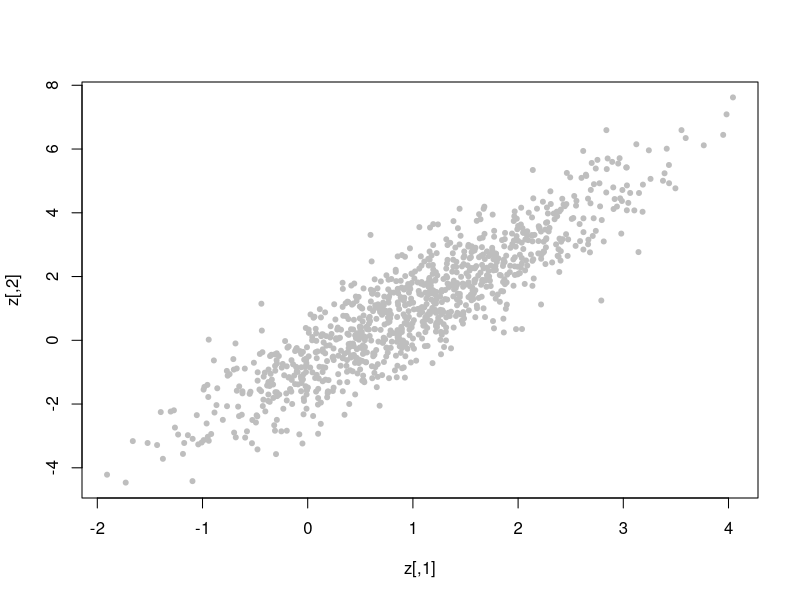
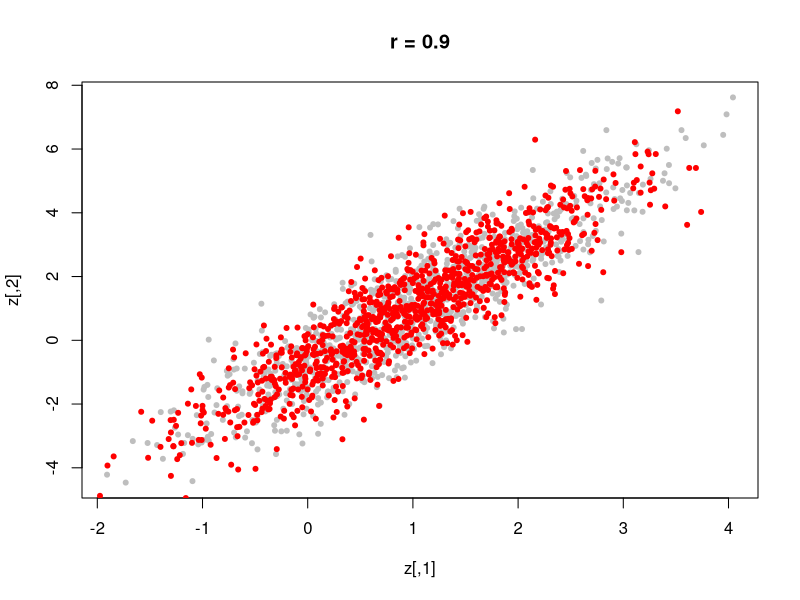
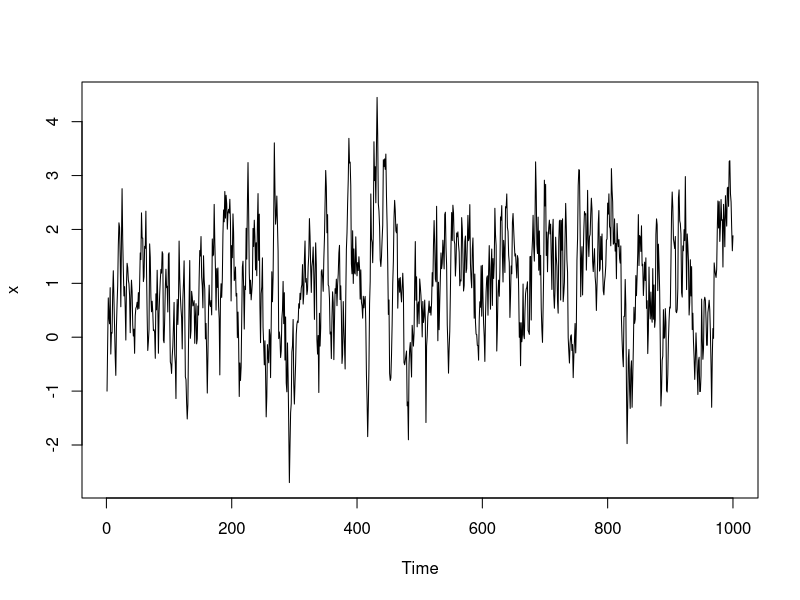
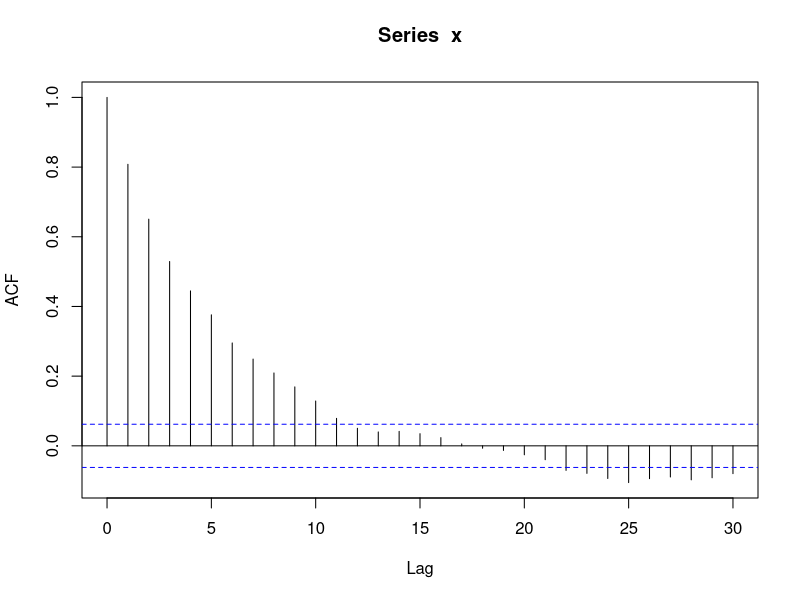
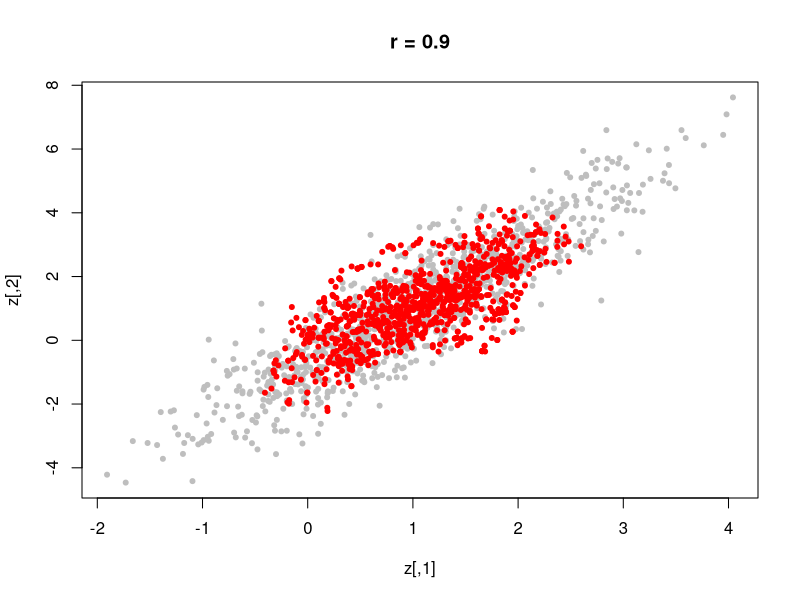
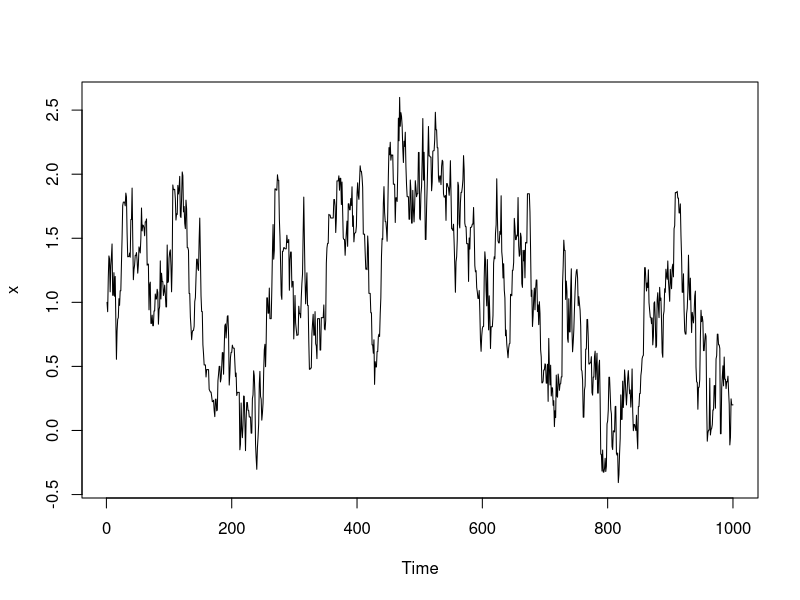
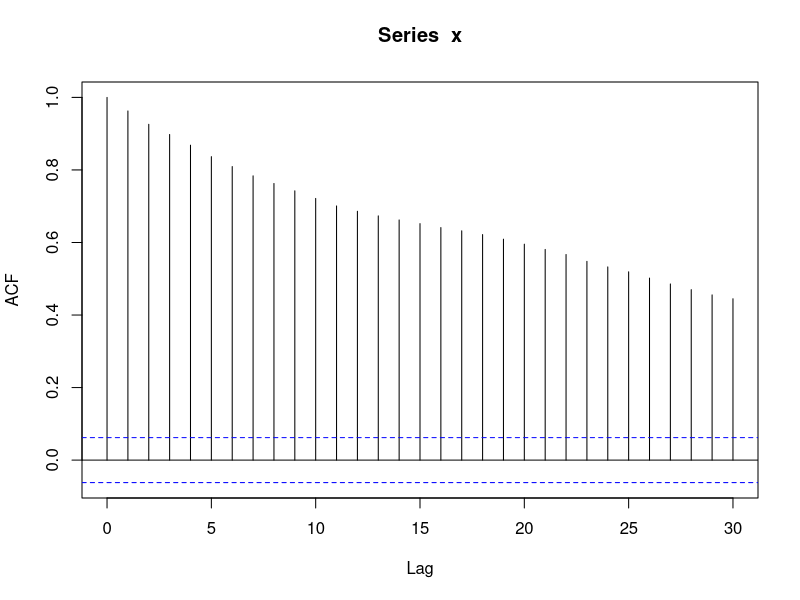
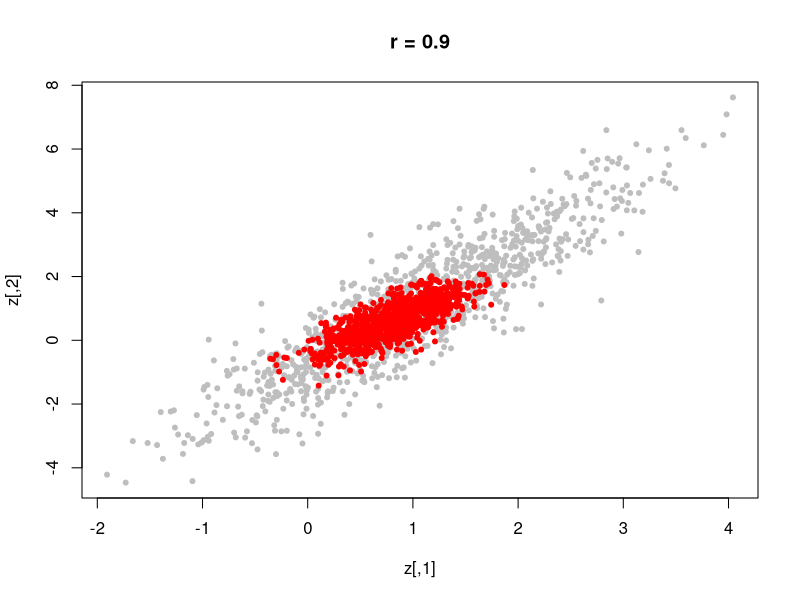

These figures' R source, in order:
# Recall the Gibbs sampler example

library(MASS)
# Means and standard deviations of the bivariate normal data
m1 <- 1; m2 <- 1
s1 <- 1
s2 <- 2

# Correlation between the two components
r <- 0.9

# Covariance matrix
s <- matrix(c(s1^2, r*s1*s2, r*s1*s2, s2^2),2,2)
m <- c(m1,m2)

# Generate draw from the bivariate normal
z <- mvrnorm(1000,m,s)
plot(z,col="grey",pch=20)

# Gibbs sampler to simulate this data
iter <- 1000
x <- 1:iter
y <- 1:iter
x[1] <- -1
for (i in 1:iter)
{
  y[i] <- rnorm(1, m2+s2*r*(x[i]-m1)/s1, sqrt((1-r^2)*s2^2))
  if (i < iter) x[i+1] <- rnorm(1, m1+s1*r*(y[i]-m2)/s2, sqrt((1-r^2)*s1^2))
}

# Compare with package generator:
plot(z,col="grey",pch=20, main = "r = 0.9")
points(x,y,col="red", pch=20)

ts.plot(x)
acf(x)


library(coda)
effectiveSize(x)


# MH version
library(MASS)
library(mvtnorm)
x <- 1:iter
y <- 1:iter
x[1] = 1
y[1] = 1
jump_dist_sd = 0.2
sp=diag(c(jump_dist_sd^2, jump_dist_sd^2))
# sp = s

for (i in 1:(iter-1))
{
  new <- mvrnorm(1, mu=c(x[i], y[i]), Sigma = sp)
  r = min(1, dmvnorm(new, mean = m, sigma = s)*dmvnorm(c(x[i], y[i]), mean = new, sigma = sp)/(dmvnorm(c(x[i], y[i]), mean = m, sigma = s)*dmvnorm(new, mean =c(x[i], y[i]), sigma = sp)))
  if (runif(1) < r) {x[i+1] <- new[1]; y[i+1] <- new[2]} else {x[i+1] <- x[i]; y[i+1] <- y[i]} 
}



plot(z,col="grey",pch=20, main = "r = 0.9")
points(x,y,col="red", pch=20)
ts.plot(x)
acf(x)
effectiveSize(x)

# Hamiltonian
e = 0.07
jump_dist_sd = 0.9
for (i in 1:(iter-1))
{
  new <- mvrnorm(1, mu=c(x[i], y[i]), Sigma = sp)
  new = t(new - e*solve(s) %*% (c(x[i], y[i])-m))
  r = min(1, dmvnorm(new, mean = m, sigma = s)*dmvnorm(c(x[i], y[i]), mean = new, sigma = sp)/(dmvnorm(c(x[i], y[i]), mean = m, sigma = s)*dmvnorm(new, mean =c(x[i], y[i]), sigma = sp)))
  if (runif(1) < r) {x[i+1] <- new[1]; y[i+1] <- new[2]} else {x[i+1] <- x[i]; y[i+1] <- y[i]} 
}
plot(z,col="grey",pch=20, main = "r = 0.9")
points(x,y,col="red", pch=20)
ts.plot(x)
acf(x)
effectiveSize(x)

